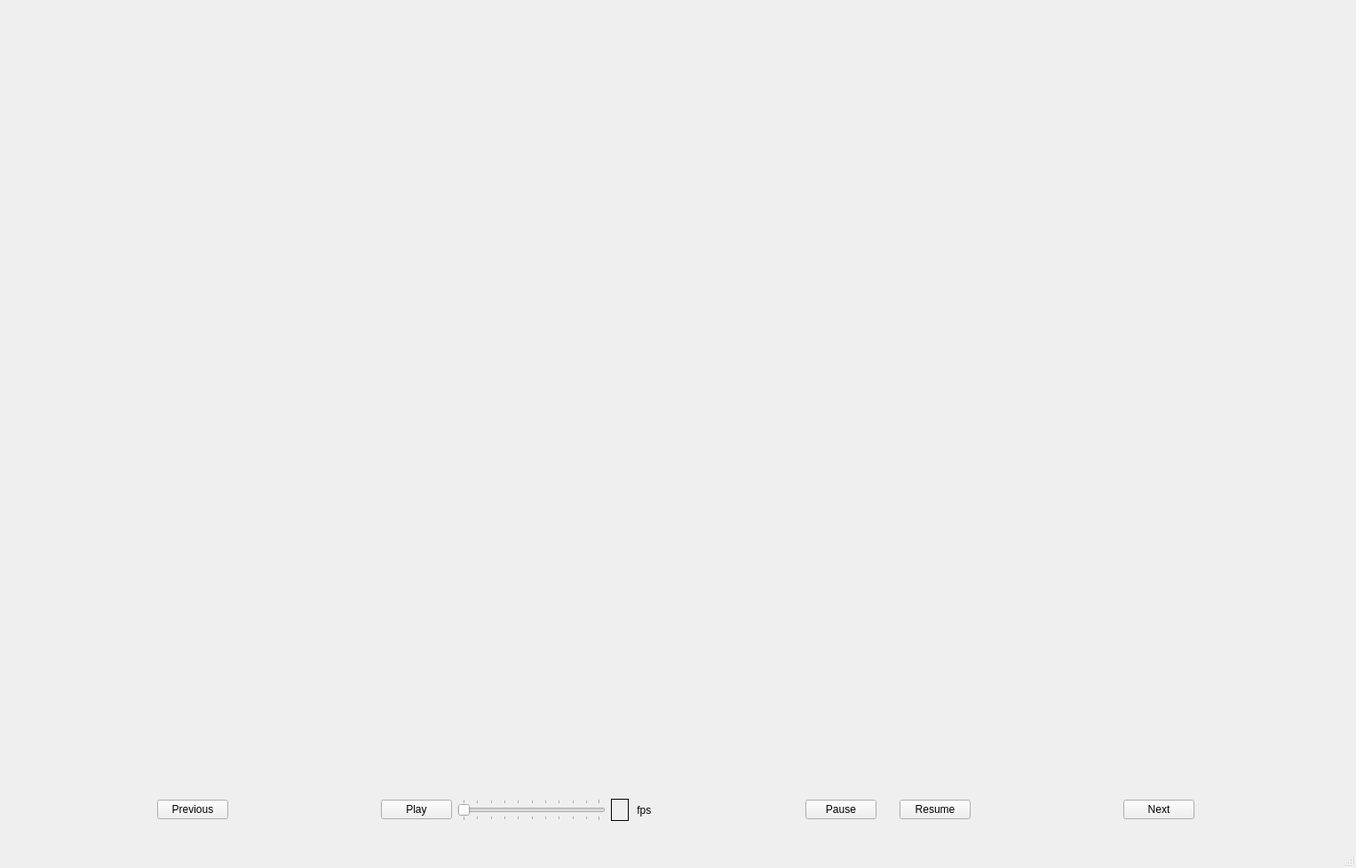
<?xml version="1.0" encoding="UTF-8"?>
<ui version="4.0">
 <class>PictureWindow</class>
 <widget class="QMainWindow" name="PictureWindow">
  <property name="windowModality">
   <enum>Qt::ApplicationModal</enum>
  </property>
  <property name="geometry">
   <rect>
    <x>0</x>
    <y>0</y>
    <width>1527</width>
    <height>978</height>
   </rect>
  </property>
  <property name="sizePolicy">
   <sizepolicy hsizetype="Fixed" vsizetype="Fixed">
    <horstretch>0</horstretch>
    <verstretch>0</verstretch>
   </sizepolicy>
  </property>
  <property name="windowTitle">
   <string>MainWindow</string>
  </property>
  <widget class="QWidget" name="CentraWidget">
   <property name="minimumSize">
    <size>
     <width>1200</width>
     <height>700</height>
    </size>
   </property>
   <widget class="QWidget" name="">
    <property name="geometry">
     <rect>
      <x>10</x>
      <y>10</y>
      <width>1502</width>
      <height>942</height>
     </rect>
    </property>
    <layout class="QVBoxLayout" name="verticalLayout">
     <item>
      <widget class="QLabel" name="labelQpixmap">
       <property name="minimumSize">
        <size>
         <width>1500</width>
         <height>844</height>
        </size>
       </property>
       <property name="maximumSize">
        <size>
         <width>1500</width>
         <height>844</height>
        </size>
       </property>
       <property name="text">
        <string/>
       </property>
      </widget>
     </item>
     <item>
      <spacer name="verticalSpacer">
       <property name="orientation">
        <enum>Qt::Vertical</enum>
       </property>
       <property name="sizeHint" stdset="0">
        <size>
         <width>20</width>
         <height>40</height>
        </size>
       </property>
      </spacer>
     </item>
     <item>
      <layout class="QHBoxLayout" name="horizontalLayout">
       <item>
        <spacer name="horizontalSpacer_4">
         <property name="orientation">
          <enum>Qt::Horizontal</enum>
         </property>
         <property name="sizeHint" stdset="0">
          <size>
           <width>88</width>
           <height>20</height>
          </size>
         </property>
        </spacer>
       </item>
       <item>
        <widget class="QPushButton" name="previousButton">
         <property name="text">
          <string>Previous</string>
         </property>
        </widget>
       </item>
       <item>
        <spacer name="horizontalSpacer">
         <property name="orientation">
          <enum>Qt::Horizontal</enum>
         </property>
         <property name="sizeHint" stdset="0">
          <size>
           <width>118</width>
           <height>20</height>
          </size>
         </property>
        </spacer>
       </item>
       <item>
        <widget class="QPushButton" name="playButton">
         <property name="text">
          <string>Play</string>
         </property>
        </widget>
       </item>
       <item>
        <widget class="QSlider" name="fpsSlider">
         <property name="orientation">
          <enum>Qt::Horizontal</enum>
         </property>
         <property name="tickPosition">
          <enum>QSlider::TicksBothSides</enum>
         </property>
        </widget>
       </item>
       <item>
        <widget class="QLabel" name="fpsValueQlabel">
         <property name="minimumSize">
          <size>
           <width>20</width>
           <height>23</height>
          </size>
         </property>
         <property name="font">
          <font>
           <pointsize>15</pointsize>
          </font>
         </property>
         <property name="frameShape">
          <enum>QFrame::Box</enum>
         </property>
         <property name="text">
          <string/>
         </property>
         <property name="alignment">
          <set>Qt::AlignLeading|Qt::AlignLeft|Qt::AlignVCenter</set>
         </property>
        </widget>
       </item>
       <item>
        <widget class="QLabel" name="label">
         <property name="text">
          <string> fps</string>
         </property>
        </widget>
       </item>
       <item>
        <spacer name="horizontalSpacer_2">
         <property name="orientation">
          <enum>Qt::Horizontal</enum>
         </property>
         <property name="sizeHint" stdset="0">
          <size>
           <width>148</width>
           <height>20</height>
          </size>
         </property>
        </spacer>
       </item>
       <item>
        <widget class="QPushButton" name="pauseButton">
         <property name="text">
          <string>Pause</string>
         </property>
        </widget>
       </item>
       <item>
        <spacer name="horizontalSpacer_6">
         <property name="orientation">
          <enum>Qt::Horizontal</enum>
         </property>
         <property name="sizeType">
          <enum>QSizePolicy::Fixed</enum>
         </property>
         <property name="sizeHint" stdset="0">
          <size>
           <width>20</width>
           <height>20</height>
          </size>
         </property>
        </spacer>
       </item>
       <item>
        <widget class="QPushButton" name="resumeButton">
         <property name="text">
          <string>Resume</string>
         </property>
        </widget>
       </item>
       <item>
        <spacer name="horizontalSpacer_3">
         <property name="orientation">
          <enum>Qt::Horizontal</enum>
         </property>
         <property name="sizeHint" stdset="0">
          <size>
           <width>138</width>
           <height>20</height>
          </size>
         </property>
        </spacer>
       </item>
       <item>
        <widget class="QPushButton" name="nextButton">
         <property name="text">
          <string>Next</string>
         </property>
        </widget>
       </item>
       <item>
        <spacer name="horizontalSpacer_5">
         <property name="orientation">
          <enum>Qt::Horizontal</enum>
         </property>
         <property name="sizeHint" stdset="0">
          <size>
           <width>148</width>
           <height>20</height>
          </size>
         </property>
        </spacer>
       </item>
      </layout>
     </item>
     <item>
      <spacer name="verticalSpacer_2">
       <property name="orientation">
        <enum>Qt::Vertical</enum>
       </property>
       <property name="sizeHint" stdset="0">
        <size>
         <width>13</width>
         <height>13</height>
        </size>
       </property>
      </spacer>
     </item>
    </layout>
   </widget>
  </widget>
  <widget class="QStatusBar" name="statusBar"/>
 </widget>
 <resources/>
 <connections/>
</ui>
